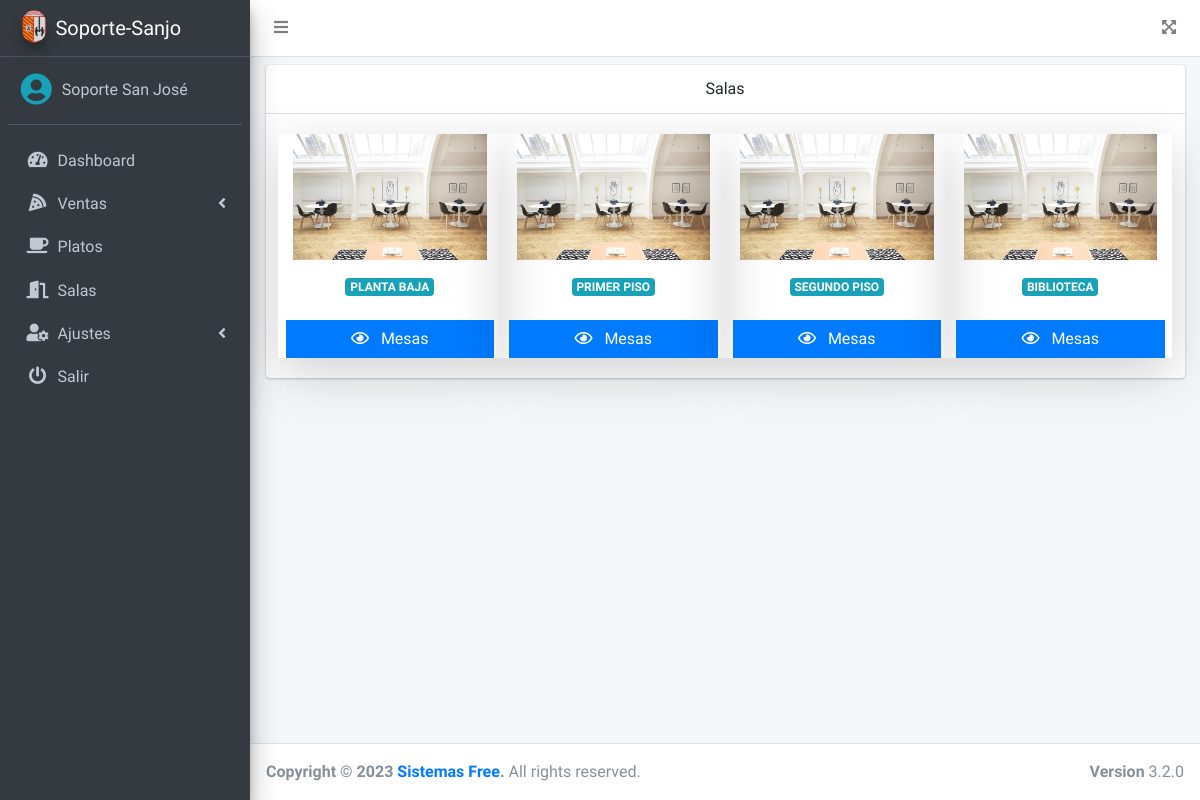
/ (signed in), run on the app's committed database.
### tables this page shows
CREATE TABLE `salas` (
  `id` int(11) NOT NULL,
  `nombre` varchar(100) NOT NULL,
  `mesas` int(11) NOT NULL,
  `estado` int(11) NOT NULL DEFAULT 1
);

### src/index.php (the view, shortened to what this page needs)
<?php
if ($_SESSION['rol'] == 1 || $_SESSION['rol'] == 3) {
include_once "includes/header.php";
?>
<div class="card">
    <div class="card-header text-center">
        Salas
    </div>
    <div class="card-body">
        <div class="row">
            <?php
            include "../conexion.php";
            $query = mysqli_query($conexion, "SELECT * FROM salas WHERE estado = 1");
            $result = mysqli_num_rows($query);
            if ($result > 0) {
                while ($data = mysqli_fetch_assoc($query)) { ?>
                    <div class="col-md-3 shadow-lg">
                        <div class="col-12">
                            <img src="../assets/img/salas.jpg" class="product-image" alt="Product Image">
                        </div>
                        <h6 class="my-3 text-center"><span class="badge badge-info"><?php echo $data['nombre']; ?></span></h6>
                        <div class="mt-4">
                            <a class="btn btn-primary btn-block btn-flat" href="mesas.php?id_sala=<?php echo $data['id']; ?>&mesas=<?php echo $data['mesas']; ?>">
                                <i class="far fa-eye mr-2"></i>
                                Mesas
                            </a>
                        </div>
                    </div>
            <?php }
            } ?>
        </div>
    </div>
</div>
<?php include_once "includes/footer.php";
} else {
    header('Location: permisos.php');
}
?>

### data on the page
salas: nombre "PLANTA BAJA"
salas: nombre "PRIMER PISO"
salas: nombre "SEGUNDO PISO"
salas: nombre "BIBLIOTECA"

### other printed values
$_SESSION['nombre'] "Soporte San José"
